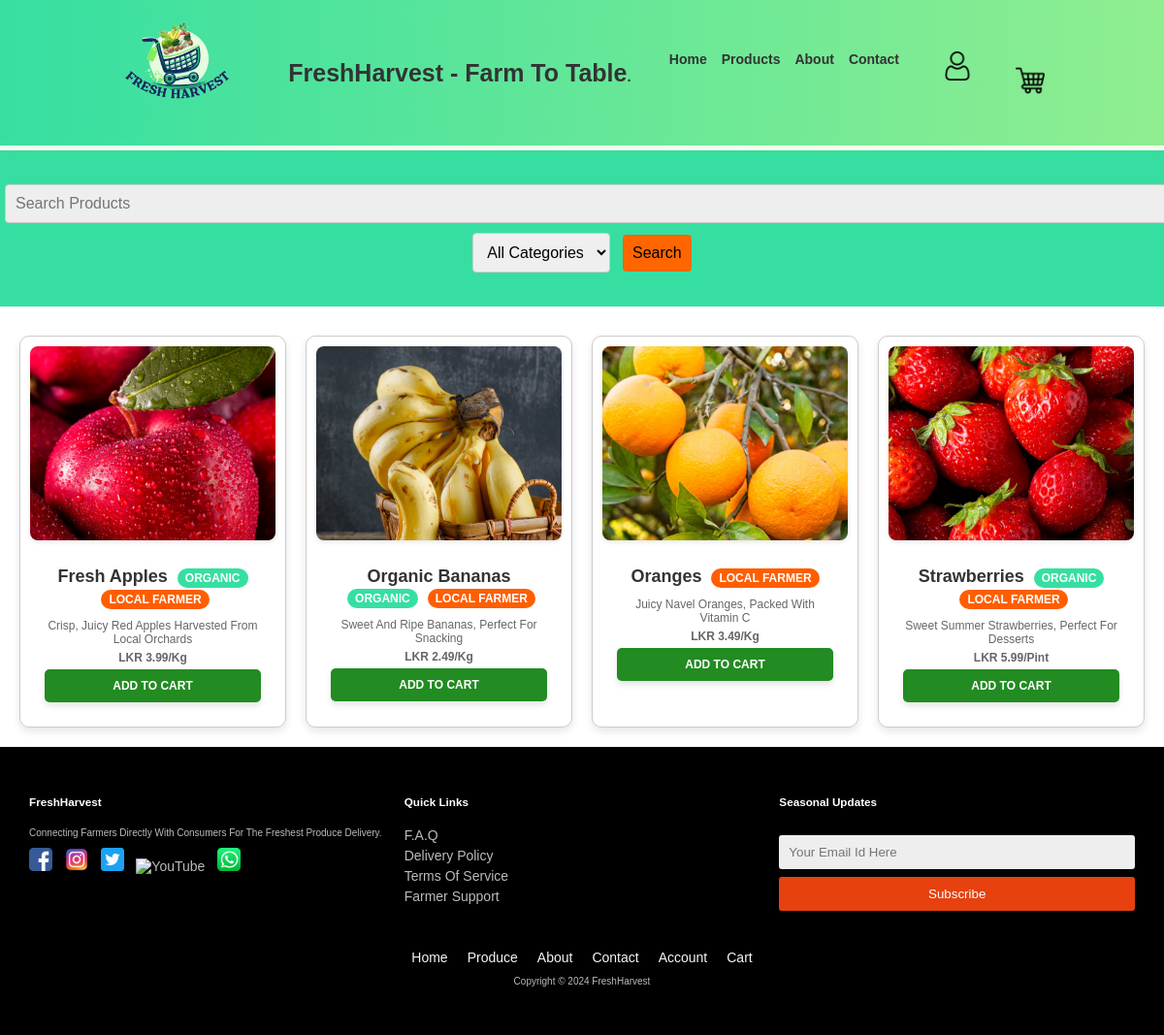
/products.php?category=Fruits, run on the app's committed database.
### tables this page shows
CREATE TABLE IF NOT EXISTS products (
    id INT AUTO_INCREMENT PRIMARY KEY,
    name VARCHAR(255) NOT NULL,
    description TEXT,
    price DECIMAL(10,2) NOT NULL,
    image VARCHAR(255),
    category VARCHAR(100),
    is_organic TINYINT(1) DEFAULT 0,
    unit VARCHAR(50) DEFAULT 'kg',
    farmer_id INT NOT NULL,
    created_at TIMESTAMP DEFAULT CURRENT_TIMESTAMP,
    FOREIGN KEY (farmer_id) REFERENCES users(id) ON DELETE CASCADE
);

### products.php (the view, shortened to what this page needs)
<?php
require_once 'db.php';
$isLoggedIn = isset($_SESSION['user_id']);
$products = [];
$searchTerm = isset($_GET['search']) ? $_GET['search'] : '';
$category = isset($_GET['category']) ? $_GET['category'] : '';
try {
    $query = "SELECT * FROM products WHERE 1=1";
    $params = [];
    if (!empty($category)) {
        $query .= " AND category = ?";
        $params[] = $category;
    }
    $stmt = $pdo->prepare($query);
    $stmt->execute($params);
    $products = $stmt->fetchAll();
} catch (PDOException $e) {
    die("Error fetching products: " . $e->getMessage());
}
?>
<!DOCTYPE html>
<html lang="en">
<head>
    <link rel="stylesheet" href="css/style1.css">
</head>
<body>
    <header>
        <a href="" class="logo">
          <img src="images/logo.png" alt="FreshHarvest Logo" class="logo-img">
        </a>
        <a href="" class="logo">
          FreshHarvest - Farm to Table<span>.</span>
        </a>
      <nav class="navbar">
        <ul>
          <li><a href="index.php">Home</a></li>
          <li><a href="products.php">Products</a></li>
          <li><a href="about.php">About</a></li>
          <li><a href="contact.php">Contact</a></li>
          <?php if($isLoggedIn): ?>
            <li><a href="Accounts.php"><?php echo htmlspecialchars($_SESSION['user_name']); ?></a></li>
            <li><a href="logout.php">Logout</a></li>
          <?php else: ?>
            <li><a href="account.php"><img src="images/account.png" alt="Account" class="nav-image"></a></li>
          <?php endif; ?>
          <li>
              <a href="cart.php" class="cart-link">
                  <img src="images/cart.png" alt="Shopping Cart" class="nav-image">
              </a>
          </li>
        </ul>
      </nav>
    </header>
    <main>
        <div class="search-container">
            <form method="GET" action="products.php">
                <input type="text" id="searchInput" name="search" placeholder="Search products" value="<?php echo htmlspecialchars($searchTerm); ?>">
                <select id="categorySelect" name="category">
                    <option value="">All Categories</option>
                </select>
                <button type="submit">Search</button>
            </form>
        </div>
        <div class="product" id="product">
            <section id="products" class="grid-container">
                <?php foreach ($products as $product): ?>
                <div class="grid-item">
                    <img src="images/<?php echo htmlspecialchars($product['image']); ?>" alt="<?php echo htmlspecialchars($product['name']); ?>">
                    <div class="product-info">
                        <h2><?php echo htmlspecialchars($product['name']); ?>
                            <?php if($product['is_organic']): ?>
                                <span class="organic-badge">ORGANIC</span>
                            <?php endif; ?>
                            <?php if($product['farmer_id']): ?>
                                <span class="farmer-badge">LOCAL FARMER</span>
                            <?php endif; ?>
                        </h2>
                        <p><?php echo htmlspecialchars($product['description']); ?></p>
                        <p class="product-price">LKR <?php echo number_format($product['price'], 2); ?>/<?php echo htmlspecialchars($product['unit']); ?></p>
                        <button class="add-to-cart"
                                onclick="addToCart(<?php echo $product['id']; ?>, '<?php echo addslashes($product['name']); ?>', <?php echo $product['price']; ?>, this)">
                            Add to Cart
                        </button>
                    </div>
                </div>
                <?php endforeach; ?>
            </section>
        </div>
    </main>
    <footer class="footer">
        <div class="footer-container">
          <div class="footer-section">
            <h3>FreshHarvest</h3>
            <p>Connecting farmers directly with consumers for the freshest produce delivery.</p>
            <div class="social-icons">
              <a href="#"><img src="images/faceboook.png" alt="Facebook"></a>
              <a href="#"><img src="images/instagram.png" alt="Instagram"></a>
              <a href="#"><img src="images/twitter.png" alt="Twitter"></a>
              <a href="#"><img src="images/youtube.png" alt="YouTube"></a>
              <a href="#"><img src="images/whatsapp.png" alt="WhatsApp"></a>
            </div>
          </div>
          <div class="footer-section">
            <h3>Quick Links</h3>
            <a href="support.php">F.A.Q</a>
            <a href="support.php">Delivery Policy</a>
            <a href="support.php">Terms Of Service</a>
            <a href="support.php">Farmer Support</a>
          </div>
          <div class="footer-section newsletter">
            <h3>Seasonal Updates</h3>
            <input type="email" placeholder="Your email id here">
            <button id="newsletterBtn">Subscribe</button>
          </div>
        </div>
        <div class="footer-bottom">
          <div class="footer-nav">
            <a href="index.php">Home</a>
            <a href="products.php">Produce</a>
            <a href="about.php">About</a>
            <a href="contact.php">Contact</a>
            <a href="account.php">Account</a>
            <a href="cart.php">Cart</a>
          </div><br>
          <p>Copyright © 2024 FreshHarvest</p>
        </div>
    </footer>
</body>
</html>

### css/style1.css (style rules this page uses)
* { margin: 0; padding: 0; box-sizing: border-box; font-family: Verdana, Geneva, Tahoma, sans-serif; outline: none; border: none; text-decoration: none; text-transform: capitalize; transition: 0.2s linear; }
html { font-size: 62.5%; scroll-behavior: smooth; scroll-padding-top: 6rem; overflow-x: hidden; }
section { padding: 2rem 9%; }
header { position: fixed; top: 0; left: 0; right: 0; background: linear-gradient(to right, #36dfa1, #90EE90); padding: 2rem 9%; display: flex; align-items: center; justify-content: space-between; z-index: 1000; box-shadow: 0 .5rem 1rem rgba(132, 190, 52, 0.1); font-weight: bolder; height: 150px; }
header .logo { font-size: 2.5rem; color: #333; font-weight: bold; }
header .logo span { color: var(--white); }
header .logo-img { width: 150px; height: auto; margin-left: 0px; }
header .navbar ul { display: flex; list-style: none; font-family:Arial, Helvetica, sans-serif; }
header .navbar ul li { padding-top: 0.5cm; margin-right: 1.5rem; font-size:small; color: #070707; font-family:Arial, Helvetica, sans-serif; }
header .nav-image { width: 30px; margin-left: 30px; transition: transform 0.3s; }
body { font-family: Arial, sans-serif; margin: 0; padding: 0; }
.footer { background-color: #000000; color: #bbb; padding: 40px 0; width: 100%; box-sizing: border-box; }
.footer-container { display: flex; justify-content: space-between; flex-wrap: wrap; width: 100%; padding: 0 20px; box-sizing: border-box; }
.footer-section { flex: 1; min-width: 250px; margin: 10px; }
.footer-section h3 { color: #fff; margin-bottom: 20px; }
.footer-section p, .footer-section a { color: #bbb; text-decoration: none; margin: 5px 0; display: block; }
.footer-section .social-icons a { display: inline-block; margin-right: 10px; }
.footer-section .social-icons a img { width: 24px; height: 24px; }
.newsletter input[type="email"] { padding: 10px; border: none; border-radius: 3px; color: #0f0e0e; }
.newsletter button { padding: 10px; background-color: #e6410f; border: none; color: white; border-radius: 3px; cursor: pointer; width: 100%; transition: background-color 0.3s; }
.footer-bottom { text-align: center; padding: 10px; background-color: #000000; width: 100%; box-sizing: border-box; }
.footer-bottom p { margin: 0; }
.footer-nav { display: flex; justify-content: center; flex-wrap: wrap; margin-top: 20px; }
.footer-nav a { color: #f8f4f4; text-decoration: none; margin: 0 10px; }
.grid-container { display: grid; grid-template-columns: repeat(auto-fit, minmax(250px, 1fr)); gap: 20px; margin-top: 10px; padding: 0; display: grid; grid-template-columns: repeat(auto-fit, minmax(250px, 1fr)); gap: 20px; margin-top: 10px; padding: 0; }
.grid-item { text-align: center; border: 1px solid #ddd; padding: 1.5rem; background-color: #fff; border-radius: 10px; box-shadow: 0 4px 8px rgba(0, 0, 0, 0.1); transition: transform 0.3s ease; }
.grid-item img { max-width: 100%; height: auto; border-radius: 8px; box-shadow: 0 2px 4px rgba(0, 0, 0, 0.1); }
.grid-container { display: grid; grid-template-columns: repeat(4, 1fr); gap: 20px; padding: 70px; }
.grid-item { text-align: center; border: 1px solid #ccc; padding: 10px; }
.grid-item img { max-width: 100%; height: auto; }
.product-info { margin-top: 10px; color: rgba(0, 0, 0, 0.1); }
.product-info h2 { font-size: 1.5rem; margin-bottom: 0.5rem; color: #333; }
.product-info p { font-size: 1.3rem; color:gray; }
.add-to-cart { background-color: white; color: black; border: none; padding: 8px 10px; font-size: 10px; font-weight: bold; text-transform: uppercase; cursor: pointer; border-radius: 19px; box-shadow: 0 4px 6px rgba(0, 0, 0, 0.1); transition: background-color 0.3s ease, transform 0.2s ease,color 0.3s ease; }
span { font-size: 15px; }
a { color: #333; font-size: 14px; text-decoration: none; margin: 15px 0; }

### data on the page
products: image (picture), name "Fresh Apples", is_organic "ORGANIC", shows "LOCAL FARMER", description "Crisp, Juicy Red Apples Harvested From Local Orchards", price "3.99", unit "Kg"
products: image (picture), name "Organic Bananas", is_organic "ORGANIC", shows "LOCAL FARMER", description "Sweet And Ripe Bananas, Perfect For Snacking", price "2.49", unit "Kg"
products: image+name (picture), name "Oranges", shows "LOCAL FARMER", description "Juicy Navel Oranges, Packed With Vitamin C", price "3.49", unit "Kg"
products: image+name (picture), name "Strawberries", is_organic "ORGANIC", shows "LOCAL FARMER", description "Sweet Summer Strawberries, Perfect For Desserts", price "5.99", unit "Pint"
